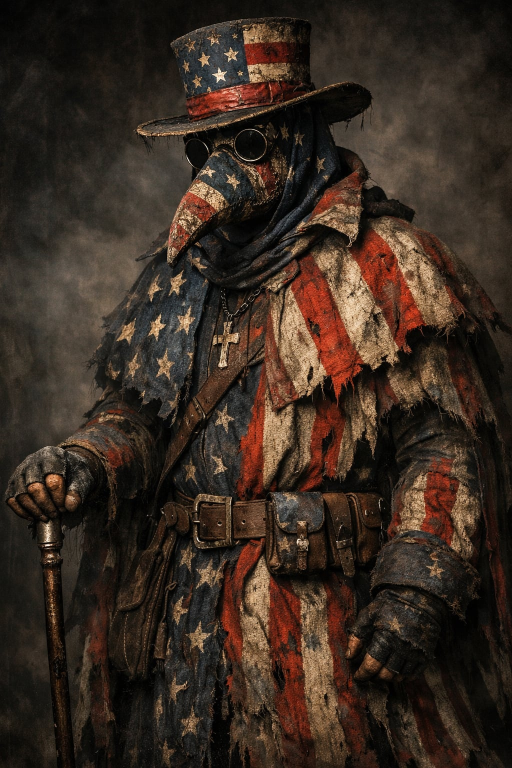
#> input picture assets/source/character.jpg, 1024 x 1536 px (shown at 1/2 size)
$ python build_layers.py
#> lines starting #> are read from the running program, lines starting #| are printed output that depends on the picture; after the words box and inside, x2 and y2 are one past the last pixel; in counts of white or black regions, pixels touching at a corner belong together
### tools/matte.py
#!/usr/bin/env python3
"""Estimate a foreground matte without ML.

The backdrop is a smooth smoky gradient, so it can be reconstructed locally from
the pixels just outside the character (normalised convolution). Everything that
deviates from that plate, or that carries local texture, is foreground.
Dark cloth sitting on dark smoke is recovered by a luminance ramp, because the
only thing that actually has to disappear is the flat grey smoke.

    python3 tools/matte.py --preview
"""
import os
import sys

import numpy as np
from PIL import Image, ImageDraw, ImageFilter
from scipy import ndimage

sys.path.insert(0, os.path.dirname(os.path.abspath(__file__)))
import masks  # noqa: E402

MATCH_MARGIN = 55.0  # px kept clear around the character when sampling backdrop
# A *tight* plate matters: the fog is painted with local bright and dark patches,
# so a wide blur leaves a large residual there and the fog survives as a halo.
# Ten pixels follows the fog closely enough that fog matches its own plate.
PLATE_SIGMA = 10.0


def background_plate(rgb: np.ndarray, known: np.ndarray, sigma: float = 26.0) -> np.ndarray:
    """Fill the character area with a smooth interpolation of the backdrop."""
    k = known.astype(np.float32)
    num = np.stack(
        [ndimage.gaussian_filter(rgb[:, :, c] * k, sigma) for c in range(3)], axis=2
    )
    den = ndimage.gaussian_filter(k, sigma)[:, :, None]
    return num / np.maximum(den, 1e-6)


def smoothstep(x, lo, hi):
    t = np.clip((x - lo) / max(hi - lo, 1e-6), 0.0, 1.0)
    return t * t * (3 - 2 * t)


def build_matte(rgb: np.ndarray, verbose: bool = False) -> np.ndarray:
    h, w, _ = rgb.shape
    poly = Image.new("L", (w, h), 0)
    ImageDraw.Draw(poly).polygon(masks.SILHOUETTE, fill=255)
    poly_m = np.array(poly) > 0

    # Work at quarter resolution: fast, and the plate is smooth anyway.
    scale = 4
    sw, sh = w // scale, h // scale
    small = np.asarray(
        Image.fromarray(rgb.astype(np.uint8)).resize((sw, sh), Image.LANCZOS), dtype=np.float32
    )
    poly_s = (
        np.array(
            Image.fromarray((poly_m * 255).astype(np.uint8)).resize((sw, sh), Image.NEAREST)
        )
        > 127
    )

    # The backdrop plate is built from pixels at least MARGIN px away from the
    # character, so the character itself can never brighten its own plate (which
    # is what made smoke look like foreground and left a halo around the hat).
    known = ~ndimage.binary_erosion(poly_s, iterations=max(1, int(MATCH_MARGIN) // scale))
    plate_s = background_plate(small, known, sigma=PLATE_SIGMA / scale)
    plate = np.asarray(
        Image.fromarray(np.clip(plate_s, 0, 255).astype(np.uint8)).resize((w, h), Image.BICUBIC),
        dtype=np.float32,
    )

    rgbd = np.linalg.norm(rgb - plate, axis=2)
    diff = ndimage.gaussian_filter(rgbd, 1.2)

    grey = rgb.mean(axis=2)
    detail = ndimage.gaussian_filter(np.abs(grey - ndimage.gaussian_filter(grey, 4.0)), 1.0)
    sat = rgb.max(axis=2) - rgb.min(axis=2)
    warm = rgb[:, :, 0] - rgb[:, :, 2]

    # Cloth and leather are either textured or coloured. Smoke is neither, which
    # is what separates the two where brightness alone cannot.
    fg = ((diff > 16.0) & ((detail > 5.5) | (sat > 28.0))) | ((detail > 8.0) & (diff > 8.0))

    # The cane is a thin warm-brown rod against cool grey fog: brightness alone
    # loses it in patches, so warm pixels inside its traced polygon are kept.
    cane = Image.new("L", (w, h), 0)
    ImageDraw.Draw(cane).polygon(masks.CANE, fill=255)
    fg |= (warm > 14.0) & (np.array(cane) > 0)

    # Keep very dark pixels inside the body: black leather on black smoke is
    # indistinguishable by colour and must stay solid.
    fg |= (grey < 45.0) & ndimage.binary_erosion(poly_m, iterations=4)

    fg &= ndimage.binary_dilation(poly_m, iterations=4)
    fg = ndimage.binary_opening(fg, structure=np.ones((3, 3)), iterations=2)

    # Fill only small enclosed holes (fabric gaps); large notches are background.
    holes = ndimage.binary_fill_holes(fg) & ~fg
    hl, hn = ndimage.label(holes)
    if hn:
        keep = np.zeros(hn + 1, dtype=bool)
        keep[1:] = ndimage.sum(holes, hl, range(1, hn + 1)) < 2500
        fg = fg | keep[hl]

    lbl, n = ndimage.label(fg)
    if n > 1:
        sizes = ndimage.sum(fg, lbl, range(1, n + 1))
        fg = np.isin(lbl, np.nonzero(sizes > sizes.max() * 0.02)[0] + 1)

    fg = ndimage.binary_closing(fg, structure=np.ones((3, 3)), iterations=1)
    # One pixel of erosion shaves the rim pixels that are a blend of cloth and
    # fog; without it the cutout wears a thin dark outline on a bright backdrop.
    fg = ndimage.binary_erosion(fg, structure=np.ones((3, 3)), iterations=1)
    if verbose:
        print(f"  matte coverage {fg.mean() * 100:.1f}%")
    return ndimage.gaussian_filter(fg.astype(np.float32), 1.0)


# [12 lines left out: function main, not called in this run]


# [2 lines that do not run on import are left out]

### tools/build_layers.py
#!/usr/bin/env python3
"""Cut the source illustration into rig-ready transparent layers.

    python3 tools/build_layers.py

Outputs:
    assets/layers/*.png   one PNG per body part, cropped to its bounds
    assets/rig.json       layout + pivot data consumed by the web rig
    assets/preview.png    flattened check render on a checkerboard
"""
import json
import os
import sys

import numpy as np
from PIL import Image, ImageChops, ImageDraw, ImageFilter

sys.path.insert(0, os.path.dirname(os.path.abspath(__file__)))
import masks  # noqa: E402
import matte  # noqa: E402

ROOT = os.path.dirname(os.path.dirname(os.path.abspath(__file__)))
SRC = os.path.join(ROOT, "assets", "source", "character.jpg")
OUT = os.path.join(ROOT, "assets", "layers")
SS = 4  # supersample factor for smooth polygon edges


def poly_mask(size, polys, erode=0, feather=0.0):
    """Antialiased mask from one or more polygons."""
    w, h = size
    big = Image.new("L", (w * SS, h * SS), 0)
    d = ImageDraw.Draw(big)
    for poly in polys:
        d.polygon([(x * SS, y * SS) for x, y in poly], fill=255)
    if erode:
        big = big.filter(ImageFilter.MinFilter(int(erode * SS) * 2 + 1))
    m = big.resize((w, h), Image.LANCZOS)
    if feather:
        m = m.filter(ImageFilter.GaussianBlur(feather))
    return m


def solid_mask(size, polys, erode=0):
    """Hard-edged source-resolution mask for opaque interiors.

    This is intentionally not supersampled: it only fills pixels well inside
    the hand-authored polygon, while the feathered poly_mask still owns the
    outer silhouette.
    """
    m = Image.new("L", size, 0)
    d = ImageDraw.Draw(m)
    for poly in polys:
        d.polygon(poly, fill=255)
    if erode:
        m = m.filter(ImageFilter.MinFilter(erode * 2 + 1))
    return m


def bbox_of(mask):
    return mask.getbbox()


def main():
    src = Image.open(SRC).convert("RGBA")
    size = src.size
#> size = (1024, 1536)

    # Clip to a computed foreground matte; fall back to the hand polygon.
    raw = Image.open(SRC).convert("RGB")
#> raw is the input picture: PIL image 1024x1536 RGB; mean R, G, B 56.5, 42.8, 32.9
    fg = matte.build_matte(np.asarray(raw, dtype=np.float32))
#> in build_matte, `poly = Image.new("L", (w, h), 0)`: poly: PIL image 1024x1536 L; every value is 0
#> in build_matte, `ImageDraw.Draw(poly).polygon(masks.SILHOUETTE, fill=255)`:
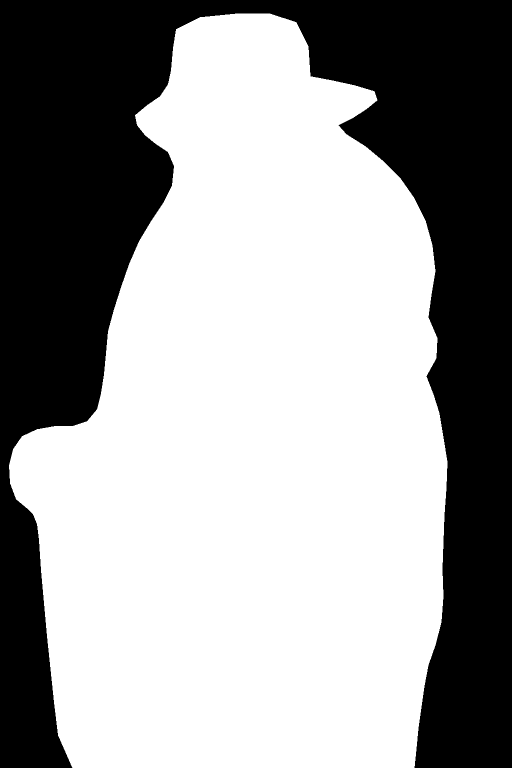
#> poly: PIL image 1024x1536 L (shown at 1/2 size); 61.1% white; 1 black region, box (x1, y1, x2, y2) and area: (0, 0, 1024, 1536) 611852
#> in build_matte, `poly_s = ( np.array( Image.fromarray((poly_m * 255).astype(np.uint8))...`: poly_s: shape (384, 256) bool; 61.1% white; 1 black region, box (x1, y1, x2, y2) and area: (0, 0, 256, 384) 38238
#> in build_matte, `known = ~ndimage.binary_erosion(poly_s, iterations=max(1, int(MATCH_MA..`: known: shape (384, 256) bool; 51.9% white; 1 black region, box (x1, y1, x2, y2) and area: (17, 20, 211, 371) 47256
#> in build_matte, `fg = ((diff > 16.0) & ((detail > 5.5) | (sat > 28.0))) | ((detail > 8...`: fg: shape (1536, 1024) bool; 49.1% white; 1474 white regions (1232 under 20 px), largest, box (x1, y1, x2, y2) and area: (5, 31, 1011, 1536) 738189, (790, 1409, 876, 1536) 4389, (865, 1382, 968, 1525) 3405
#> in build_matte, `ImageDraw.Draw(cane).polygon(masks.CANE, fill=255)`: cane: PIL image 1024x1536 L; 2.5% white; 1 white region, box (x1, y1, x2, y2) and area: (78, 950, 179, 1536) 38556
#> in build_matte, `fg &= ndimage.binary_dilation(poly_m, iterations=4)`: fg: shape (1536, 1024) bool; 59.1% white; 1412 black regions (1276 under 20 px), largest, box (x1, y1, x2, y2) and area: (0, 0, 1024, 1536) 628242, (263, 536, 300, 617) 534, (341, 185, 374, 230) 532
#> in build_matte, `fg = ndimage.binary_opening(fg, structure=np.ones((3, 3)), iterations=2)`: fg: shape (1536, 1024) bool; 58.5% white; 747 black regions (634 under 20 px), largest, box (x1, y1, x2, y2) and area: (0, 0, 1024, 1536) 635633, (263, 536, 313, 657) 1765, (488, 1448, 567, 1536) 1742
#> in build_matte, `holes = ndimage.binary_fill_holes(fg) & ~fg`: holes: shape (1536, 1024) bool; 0.89% white; 744 white regions (638 under 20 px), largest, box (x1, y1, x2, y2) and area: (263, 536, 313, 657) 1765, (358, 97, 430, 169) 1010, (132, 1063, 165, 1161) 872
#> in build_matte, `hl, hn = ndimage.label(holes)`:
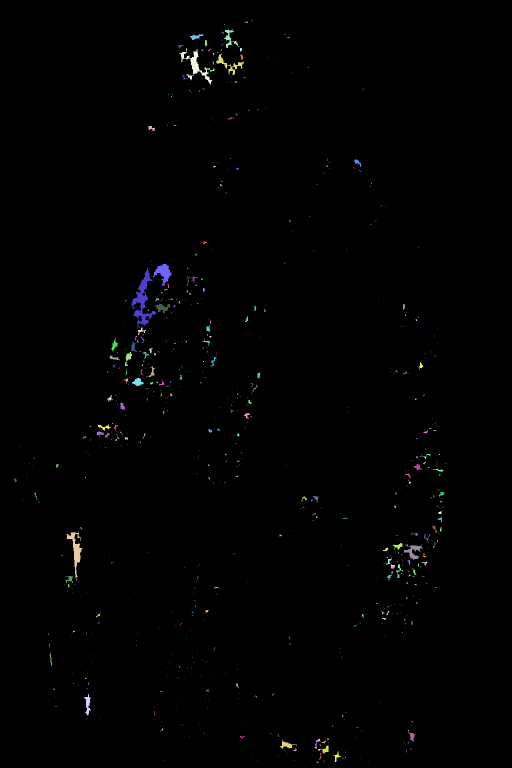
#> hl: shape (1536, 1024) int32 (shown at 1/2 size); 806 distinct labels, from 0 to 805; one colour per label, 0 black
#> in build_matte, `hl, hn = ndimage.label(holes)`: hn = 805
#> in build_matte, `fg = fg | keep[hl]`: fg: shape (1536, 1024) bool; 59.3% white; 7 black regions, largest, box (x1, y1, x2, y2) and area: (0, 0, 1024, 1536) 635620, (488, 1448, 567, 1536) 1741, (573, 1518, 806, 1536) 954
#> in build_matte, `lbl, n = ndimage.label(fg)`:
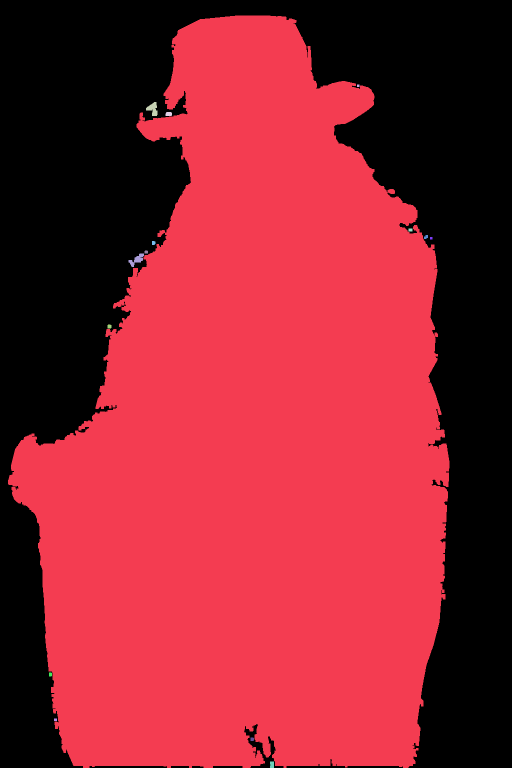
#> lbl: shape (1536, 1024) int32 (shown at 1/2 size); 16 distinct labels, from 0 to 15; one colour per label, 0 black
#> in build_matte, `lbl, n = ndimage.label(fg)`: n = 15
#> in build_matte, `sizes = ndimage.sum(fg, lbl, range(1, n + 1))`: sizes = [932141, 25, 366, 97, 48, 49, 25, 51, 40, 354, 60, 46, 30, 47, 102]
#> in build_matte, `fg = np.isin(lbl, np.nonzero(sizes > sizes.max() * 0.02)[0] + 1)`: fg: shape (1536, 1024) bool; 59.3% white; 7 black regions, largest, box (x1, y1, x2, y2) and area: (0, 0, 1024, 1536) 636811, (488, 1448, 567, 1536) 1890, (573, 1518, 806, 1536) 954
#> in build_matte, `fg = ndimage.binary_closing(fg, structure=np.ones((3, 3)), iterations=1)`: fg: shape (1536, 1024) bool; 59.3% white; 8 black regions (3 under 20 px), largest, box (x1, y1, x2, y2) and area: (0, 0, 1024, 1536) 639849, (158, 854, 177, 865) 99, (866, 960, 876, 972) 75, (880, 962, 887, 974) 67, (31, 973, 36, 977) 20
#> in build_matte, `fg = ndimage.binary_erosion(fg, structure=np.ones((3, 3)), iterations=1)`: fg: shape (1536, 1024) bool; 58.8% white; 6 black regions, box (x1, y1, x2, y2) and area: (0, 0, 1024, 1536) 647061, (865, 959, 877, 973) 123, (879, 961, 888, 975) 111, (30, 972, 37, 978) 42, (856, 887, 862, 893) 35, (612, 96, 617, 101) 25
    silhouette = Image.fromarray((np.clip(fg, 0, 1) * 255).astype("uint8"))
    silhouette = silhouette.filter(ImageFilter.GaussianBlur(1.0))

    parts = {
        "cape": [masks.CAPE],
        "body": [masks.BODY],
        "arm_left": [masks.ARM_L],
        "cane": [masks.CANE],
        "arm_right": [masks.ARM_R],
        "head": [masks.HEAD],
        "hat": masks.HAT,
    }

    os.makedirs(OUT, exist_ok=True)
    rig = {
        "name": "Old Glory",
        "source": {"width": size[0], "height": size[1]},
        "pivots": {k: list(v) for k, v in masks.PIVOTS.items()},
        # Visible goggle glass, not the metal rim. The left ellipse is shifted
        # right and kept small because the beak covers the lower-left of that
        # lens; a lid drawn to these bounds cannot paint onto the mask fabric.
        "eyes": [
            {"cx": 402, "cy": 306, "rx": 24, "ry": 24},
            {"cx": 500, "cy": 310, "rx": 28, "ry": 28},
        ],
        "layers": [],
    }

    rendered = []

    for z, (layer_id, feather) in enumerate(masks.LAYERS, start=1):
        m = poly_mask(size, parts[layer_id], feather=feather)
        # Some layers must stay opaque in their interior even where the matte
        # mistakes pale cloth or a seam for smoke. This uses the hand polygon,
        # not the matte, and is applied after silhouette clipping so a bad
        # matte cannot punch a hole through it. Erosion keeps it well inside
        # the feathered outer edge.
        m = ImageChops.multiply(m, silhouette)
        solid_erode = masks.SOLID_CORE_ERODE.get(layer_id)
        if solid_erode:
            m = ImageChops.lighter(m, solid_mask(size, parts[layer_id], erode=solid_erode))
        layer = src.copy()
        layer.putalpha(m)
        bb = bbox_of(m)
        if not bb:
            raise SystemExit(f"empty layer: {layer_id}")
        crop = layer.crop(bb)
        crop.save(os.path.join(OUT, f"{layer_id}.png"))
        px, py = masks.PIVOTS.get(layer_id, (size[0] / 2, size[1] / 2))
        rig["layers"].append({
            "id": layer_id, "file": f"assets/layers/{layer_id}.png",
            "x": bb[0], "y": bb[1], "w": bb[2] - bb[0], "h": bb[3] - bb[1],
            "pivot": [px - bb[0], py - bb[1]],
            "z": z,
        })
        rendered.append((crop, bb))
        print(f"  {layer_id:10s} {bb[2]-bb[0]:4d}x{bb[3]-bb[1]:4d} at {bb[0]},{bb[1]}")
#> this loop made 7 passes
#> bb on passes 1 to 7: (203, 293, 888, 883), (163, 672, 901, 1536), (25, 707, 381, 1039), (64, 933, 194, 1536), (679, 830, 901, 1352), (284, 167, 705, 670), (272, 29, 751, 272)
#|   cape        685x 590 at 203,293
#|   body        738x 864 at 163,672
#|   arm_left    356x 332 at 25,707
#|   cane        130x 603 at 64,933
#|   arm_right   222x 522 at 679,830
#|   head        421x 503 at 284,167
#|   hat         479x 243 at 272,29
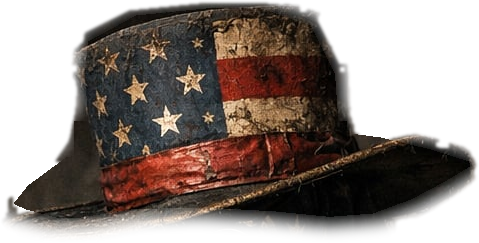
#> crop: PIL image 479x243 RGBA; mean R, G, B, A 55.1, 41.8, 33.6, 145.8; transparent parts drawn white
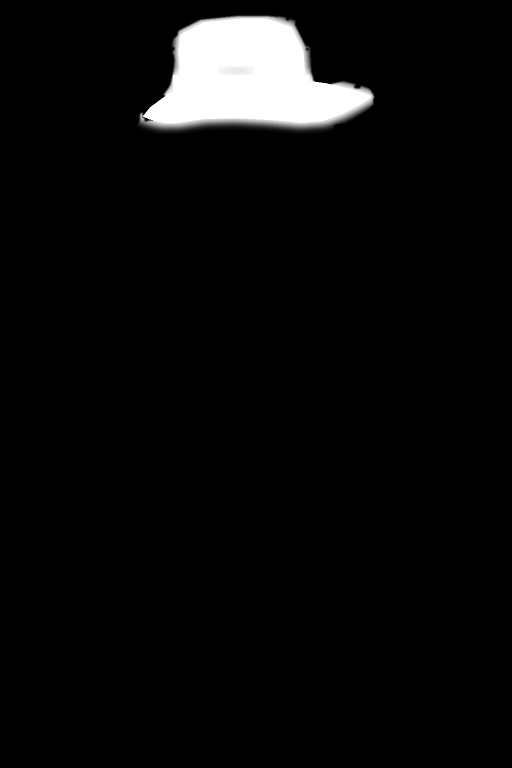
#> m: PIL image 1024x1536 L (shown at 1/2 size); min 0, max 255, mean 10.8
#> after the loop, rendered = 7 items

    with open(os.path.join(ROOT, "assets", "rig.json"), "w") as fh:
        json.dump(rig, fh, indent=2)

    # Check render: transparent PNG so the alpha edges are easy to inspect.
    sheet = Image.new("RGBA", size, (0, 0, 0, 0))
#> sheet: PIL image 1024x1536 RGBA; every value is 0
    for img, bb in rendered:
        sheet.alpha_composite(img, (bb[0], bb[1]))
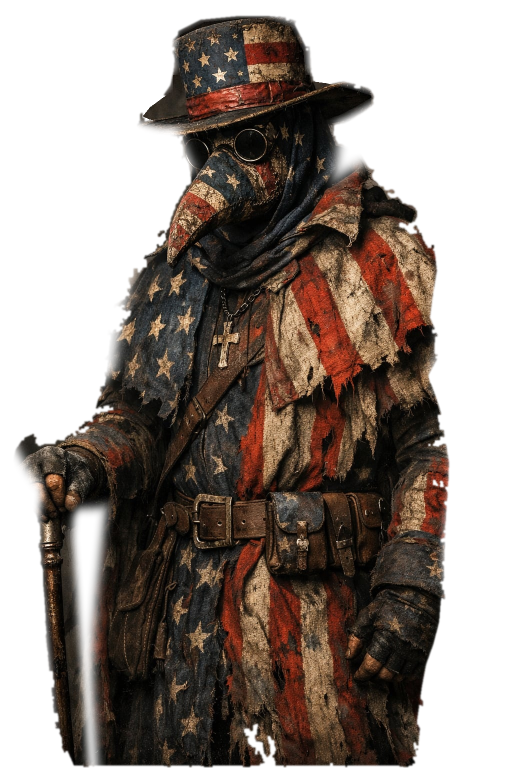
#> sheet: PIL image 1024x1536 RGBA (shown at 1/2 size); mean R, G, B, A 38.7, 27.7, 20.7, 144.7; transparent parts drawn white
    sheet.save(os.path.join(ROOT, "assets", "preview.png"))

    checker = Image.new("RGBA", size, (38, 38, 44, 255))
    c = ImageDraw.Draw(checker)
    for y in range(0, size[1], 32):
        for x in range(0, size[0], 32):
            if (x // 32 + y // 32) % 2 == 0:
                c.rectangle([x, y, x + 31, y + 31], fill=(58, 58, 66, 255))
    checker.alpha_composite(sheet)
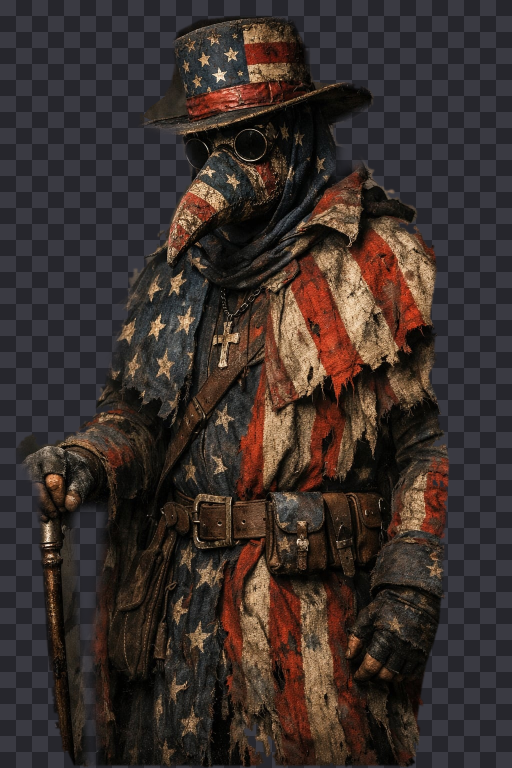
#> checker: PIL image 1024x1536 RGBA (shown at 1/2 size); mean R, G, B, A 58, 47.2, 43.6, 255
    checker.convert("RGB").save("/tmp/opencode/layers_check.png")
    print("wrote assets/rig.json + assets/preview.png")


if __name__ == "__main__":
    main()
